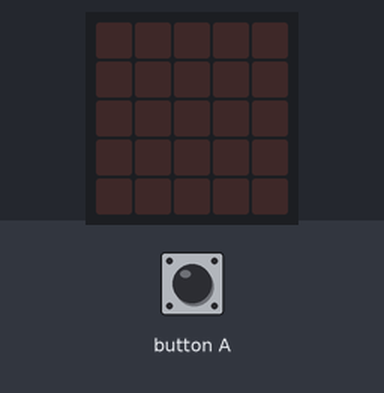
A program run on a simulated BBC micro:bit (MakeCode). Shown: the board's 5×5 LED display. Inputs (shaded band) come from the test bench. Random numbers come from a fixed seed.

Above: at 1.2 s.
1.3 s: button A pressed for 0.15 s
At 2.8 s:
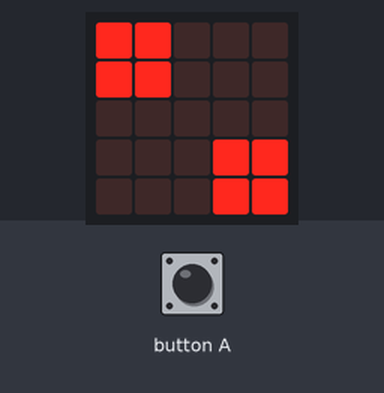
3.7 s: button A pressed for 0.15 s
At 5.8 s:
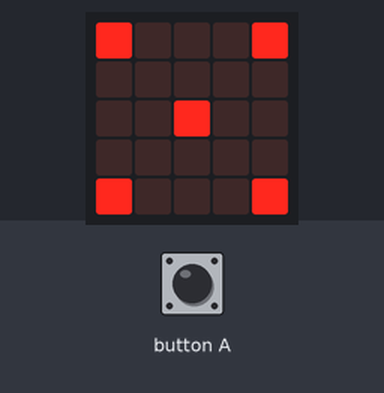
6.1 s: button A pressed for 0.15 s
At 7.7 s:
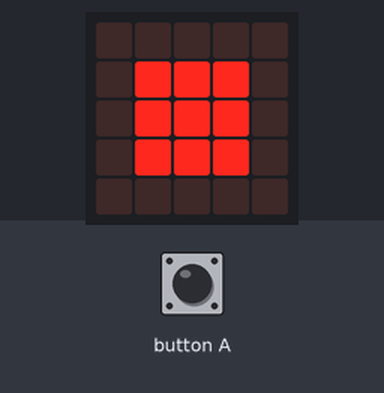
8.5 s: button A pressed for 0.15 s
At 10.6 s:
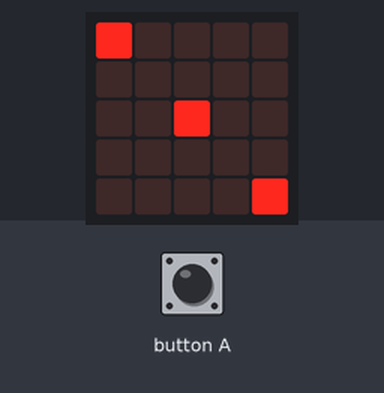
10.9 s: button A pressed 2 times (0.12 s each, 0.3 s apart)
At 14.1 s:
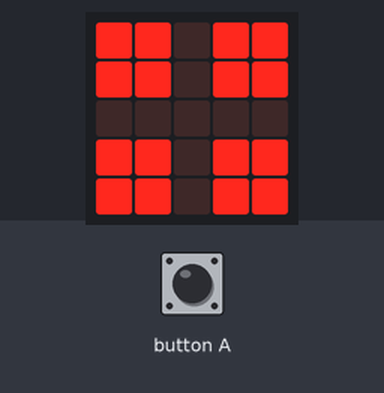
14.4 s: button A pressed 5 times (0.12 s each, 0.3 s apart)
At 15.1 s:
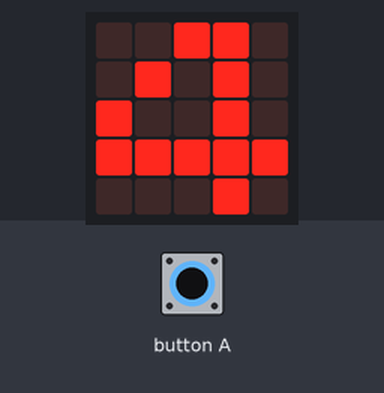
Timing chart, 0 to 17.4 s (numbered marks = the images above; inputs shaded):
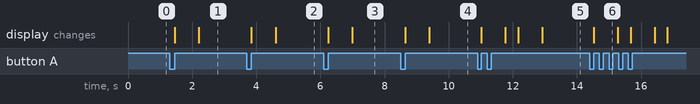

The program:

main.ts
```typescript
let numero_azar = 0
input.onButtonPressed(Button.A, function () {
    numero_azar = randint(1, 6)
    basic.showNumber(numero_azar)
    if (numero_azar == 1) {
        basic.showLeds(`
            . . . . .
            . # # # .
            . # # # .
            . # # # .
            . . . . .
            `)
    }
    if (numero_azar == 2) {
        basic.showLeds(`
            # # . . .
            # # . . .
            . . . . .
            . . . # #
            . . . # #
            `)
    }
    if (numero_azar == 3) {
        basic.showLeds(`
            # . . . .
            . . . . .
            . . # . .
            . . . . .
            . . . . #
            `)
    }
    if (numero_azar == 4) {
        basic.showLeds(`
            # # . # #
            # # . # #
            . . . . .
            # # . # #
            # # . # #
            `)
    }
    if (numero_azar == 5) {
        basic.showLeds(`
            # . . . #
            . . . . .
            . . # . .
            . . . . .
            # . . . #
            `)
    }
    if (numero_azar == 6) {
        basic.showLeds(`
            # . . . #
            . . . . .
            # . . . #
            . . . . .
            # . . . #
            `)
    }
})
```

test.ts
```typescript
// aquí va el archivo "tests"; esto no se compilará cuando este paquete se utilice como una extensión.
```

Measured:
- after the input at 1.3 s, the display: first changes after 0.15 s (image 1 shows a later state)
- after the input at 3.7 s, the display: first changes after 0.15 s (image 2 shows a later state)
- after the input at 6.1 s, the display: first changes after 0.15 s (image 3 shows a later state)
- after the input at 8.5 s, the display: first changes after 0.15 s (image 4 shows a later state)
- after the input at 10.9 s, the display: first changes after 0.12 s (image 5 shows a later state)
- after the input at 14.4 s, the display: changes after 0.12 s (image 6)
